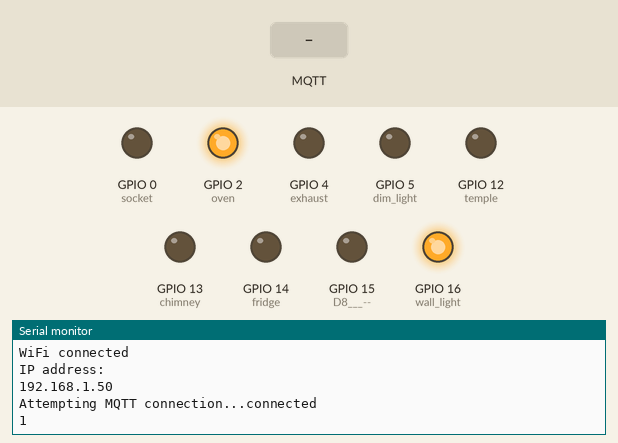
Simulated run of this sketch. Board: ESP8266 (NodeMCU). Parts: output pins drawn as LEDs (lit = HIGH), the last lines printed to the serial monitor. The test bench sets the inputs (shaded band). WiFi joins after 1.5 s; servers stay silent unless stated; random numbers use the default seed unless the sketch sets one; no MQTT or app messages arrive unless stated.

Above: at 2.7 s.
2.8 s: MQTT message "1" arrives on the first subscribed topic
At 3.8 s:
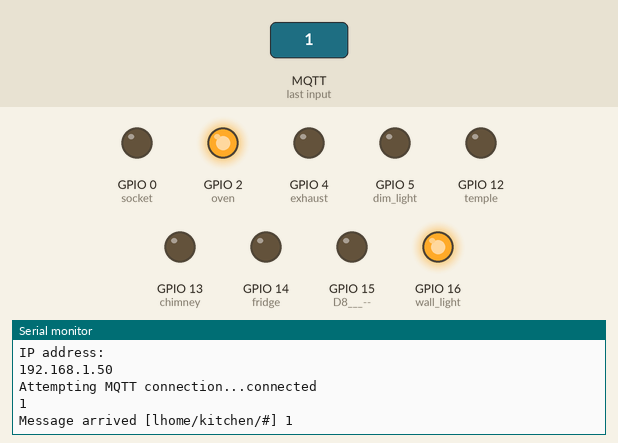
4.3 s: MQTT message "on" arrives on the first subscribed topic
At 4.9 s:
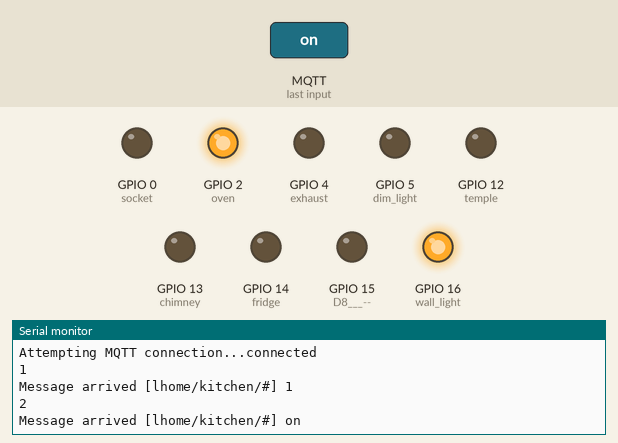
5.8 s: MQTT message "off" arrives on the first subscribed topic
At 5.96 s:
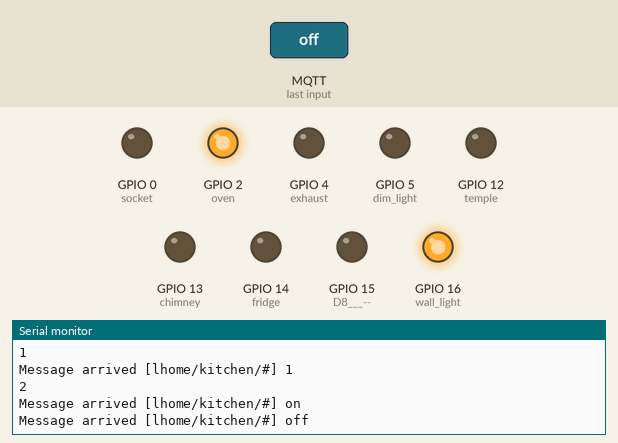
Timing chart, 0 to 8.8 s (numbered marks = the images above; inputs shaded):
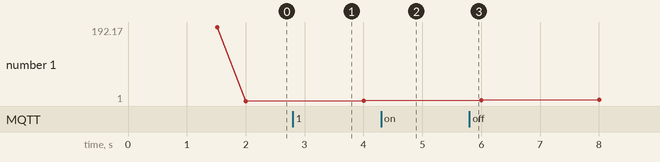

The sketch:

Device_2_kitchen.ino
```cpp
#include <ESP8266WiFi.h>
#include <PubSubClient.h>

// Update these with values suitable for your network.

const char* ssid = "WIFI SSID"; // provide wifi ssid and password
const char* password = "PASSWORD";
const char* mqtt_server = "LOCAL_MQTT_HOST(RPi ip)"; // Update the local mqtt server address here

WiFiClient espClient;
PubSubClient client(espClient);
long lastMsg = 0;
char msg[50];
int value = 0;

int wall_light=16;
int dim_light=5;
int exhaust=4;
int socket=0;
int oven=2;
int fridge=14;
int temple=12;
int chimney=13;

void setup_wifi() {

  delay(10);
  // We start by connecting to a WiFi network
  Serial.println();
  Serial.print("Connecting to ");
  Serial.println(ssid);

  WiFi.begin(ssid, password);

  while (WiFi.status() != WL_CONNECTED) {
    delay(500);
    Serial.print(".");
  }

  randomSeed(micros());

  Serial.println("");
  Serial.println("WiFi connected");
  Serial.println("IP address: ");
  Serial.println(WiFi.localIP());
}

void callback(char* topic, byte* payload, unsigned int length) {
  Serial.print("Message arrived [");
  Serial.print(topic);
  Serial.print("] ");
  char message[30]="";
  for (int i = 0; i < length; i++) {
    Serial.print((char)payload[i]);
     message[i]=(char)payload[i];
  }
  Serial.println();

  // Switch on the LED if an 1 was received as first character


  String msg=message,topicname=topic;
 /*************  Light ****************/
  if(msg.compareTo("on")==0 && topicname.compareTo("lhome/kitchen/light")==0) {
        digitalWrite(wall_light, LOW);
        Serial.println("----------PIN number-----------");
        Serial.println(wall_light);
      }
  if(msg.compareTo("off")==0 && topicname.compareTo("lhome/kitchen/light")==0){
        digitalWrite(wall_light, HIGH);  // Turn the LED off by making the voltage HIGH
        Serial.println("----------PIN number-----------");
        Serial.println(wall_light);
        }
 /*************  DIM LIGHT ****************/

  if(msg.compareTo("on")==0 && topicname.compareTo("lhome/kitchen/dimlight")==0) {
        digitalWrite(dim_light, LOW);
        Serial.println("----------PIN number-----------");
        Serial.println(dim_light);
        }
  if(msg.compareTo("off")==0 && topicname.compareTo("lhome/kitchen/dimlight")==0){
        digitalWrite(dim_light, HIGH);  // Turn the LED off by making the voltage HIGH
        Serial.println("----------PIN number-----------");
        Serial.println(dim_light);
        }

  /***************** exhaust**********************/
  if(msg.compareTo("on")==0 && topicname.compareTo("lhome/kitchen/exhaust")==0) {
        digitalWrite(exhaust, LOW);
        Serial.println("----------PIN number-----------");
        Serial.println(exhaust);
      }
  if(msg.compareTo("off")==0 && topicname.compareTo("lhome/kitchen/exhaust")==0){
        digitalWrite(exhaust, HIGH);  // Turn the LED off by making the voltage HIGH
        Serial.println("----------PIN number-----------");
        Serial.println(exhaust);
        }

    // Socket
  if(msg.compareTo("on")==0 && topicname.compareTo("lhome/kitchen/socket")==0) {
        digitalWrite(socket, LOW);
        Serial.println("----------PIN number-----------");
        Serial.println(socket);
        }
  if(msg.compareTo("off")==0 && topicname.compareTo("lhome/kitchen/socket")==0){
        digitalWrite(socket, HIGH);  // Turn the LED off by making the voltage HIGH
        Serial.println("----------PIN number-----------");
        Serial.println(socket);
      }
    // AC
  if(msg.compareTo("on")==0 && topicname.compareTo("lhome/kitchen/oven")==0) {
        digitalWrite(oven, LOW);
        Serial.println("----------PIN number-----------");
        Serial.println(oven);
      }
  if(msg.compareTo("off")==0 && topicname.compareTo("lhome/kitchen/oven")==0){
        digitalWrite(oven, HIGH);  // Turn the LED off by making the voltage HIGH
        Serial.println("----------PIN number-----------");
        Serial.println(oven);
    }
  // TV
        if(msg.compareTo("on")==0 && topicname.compareTo("lhome/kitchen/fridge")==0) {
              digitalWrite(fridge, LOW);
              Serial.println("----------PIN number-----------");
              Serial.println(fridge);
            }
        if(msg.compareTo("off")==0 && topicname.compareTo("lhome/kitchen/fridge")==0){
              digitalWrite(fridge, HIGH);  // Turn the LED off by making the voltage HIGH
              Serial.println("----------PIN number-----------");
              Serial.println(fridge);
          }

   // chimney
          if(msg.compareTo("on")==0 && topicname.compareTo("lhome/kitchen/chimney")==0) {
              digitalWrite(chimney, LOW);
              Serial.println("----------PIN number-----------");
              Serial.println(chimney);
            }
        if(msg.compareTo("off")==0 && topicname.compareTo("lhome/kitchen/chimney")==0){
              digitalWrite(chimney, HIGH);  // Turn the LED off by making the voltage HIGH
              Serial.println("----------PIN number-----------");
              Serial.println(chimney);
          }
  // Templelight

        if(msg.compareTo("on")==0 && topicname.compareTo("lhome/kitchen/templelight")==0) {
              digitalWrite(temple, LOW);
              Serial.println("----------PIN number-----------");
              Serial.println(temple);
            }
        if(msg.compareTo("off")==0 && topicname.compareTo("lhome/kitchen/templelight")==0){
              digitalWrite(temple, HIGH);  // Turn the LED off by making the voltage HIGH
              Serial.println("----------PIN number-----------");
              Serial.println(temple);
          }


}

void reconnect() {
  // Loop until we're reconnected
  while (!client.connected()) {
    Serial.print("Attempting MQTT connection...");
    // Create a random client ID
    String clientId = "ESP8266ClientKitchen";
    clientId += String(random(0xffff), HEX);
    // Attempt to connect
    if (client.connect(clientId.c_str())) {
      Serial.println("connected");
      // Once connected, publish an announcement...
      client.publish("lhome/dash/kitchen/status", "Connected-Device-Kitchen");

      // ... and resubscribe
      client.subscribe("lhome/kitchen/#");
    } else {
      Serial.print("failed, rc=");
      Serial.print(client.state());
      Serial.println(" try again in 5 seconds");
      // Wait 5 seconds before retrying
      delay(5000);
    }
  }
}

void setup() {

      pinMode(wall_light, OUTPUT);    // D0   --> Wall Light
      pinMode(dim_light, OUTPUT);     // D1   --> Dim Light
      pinMode(exhaust, OUTPUT);     // D2   --> exhaust
      pinMode(socket, OUTPUT);     // D3   --> socket
      pinMode(oven, OUTPUT);     // D4   --> oven
      pinMode(fridge, OUTPUT);    // D5   --> fridge
      pinMode(temple, OUTPUT);    // D6   --> temple
      pinMode(chimney, OUTPUT);    // D7   --> chimney
      pinMode(15, OUTPUT);    // D8   -->
      // turn off board leds
      digitalWrite(wall_light, HIGH);
      digitalWrite(oven, HIGH);
  // Initialize the BUILTIN_LED pin as an output
  Serial.begin(9600);
  setup_wifi();
  client.setServer(mqtt_server, 1883);
  client.setCallback(callback);
}

void loop() {

  if (!client.connected()) {
    reconnect();
  }
  client.loop();


  // Update the below snippet for your sensor retrieved data
  long now = millis();
  if (now - lastMsg > 2000) {
    lastMsg = now;
    ++value;

  char buffer [33];
    if (value>101)
     value=0;
    Serial.println(value);
    itoa(value,buffer,10);
    //client.publish("lhome/dash/kitchen/temp",buffer );
    itoa(value+10,buffer,10);
    //client.publish("lhome/dash/kitchen/humid",buffer );
  }
}
```

Measured:
- after the input at 2.8 s, the serial monitor: prints a new line at once (image 1)
- after the input at 4.3 s, the serial monitor: prints a new line at once (image 2)
- after the input at 5.8 s, the serial monitor: prints a new line at once (image 3)
